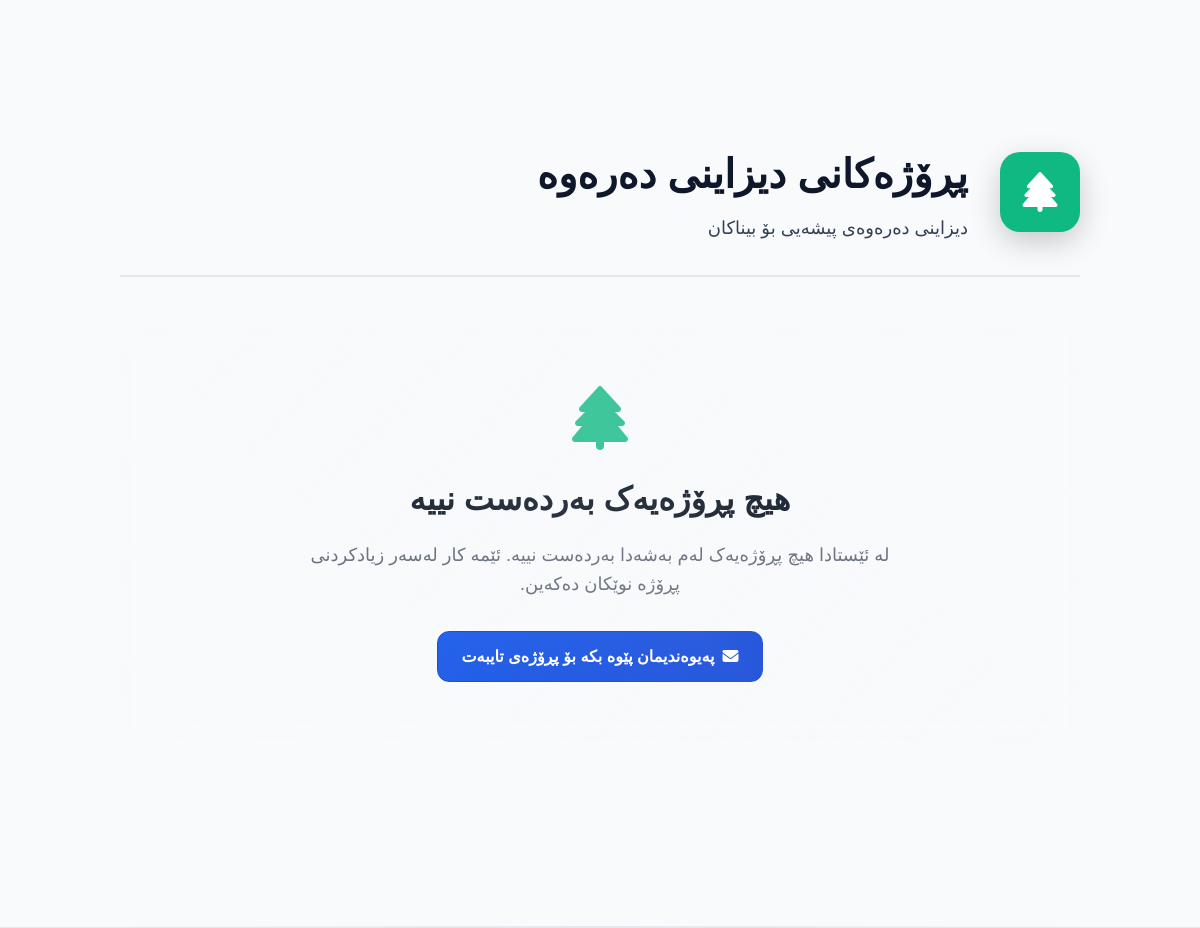
/pages/public/exterior-design.php (lower part), run on an earlier commit of the app's database.
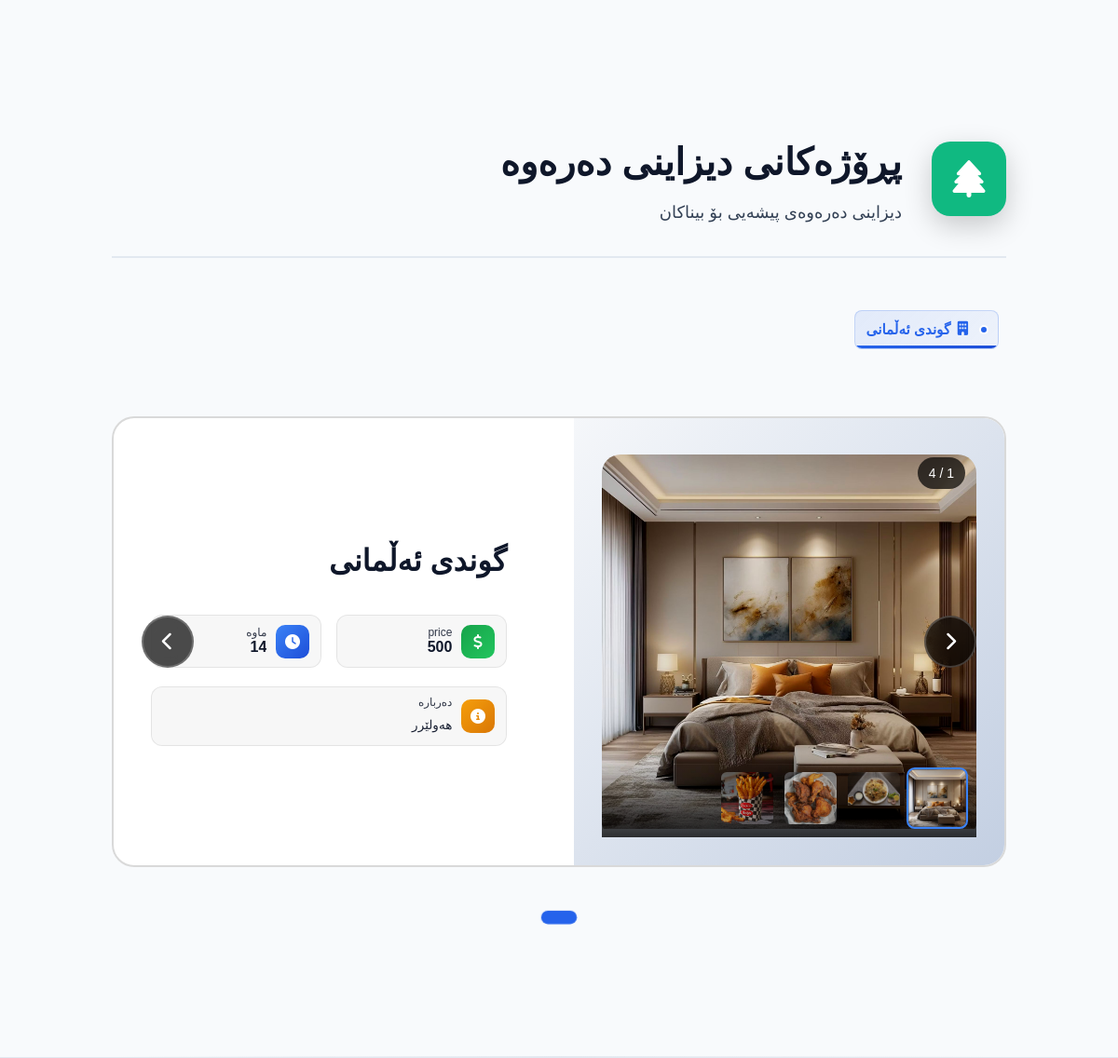
And on a later commit of the database.
### tables this page shows
CREATE TABLE `exterior_design_projects` (
  `id` int(11) NOT NULL,
  `name` varchar(200) NOT NULL,
  `name_ku` varchar(200) DEFAULT NULL,
  `name_ar` varchar(200) DEFAULT NULL,
  `description` text DEFAULT NULL,
  `description_ku` text DEFAULT NULL,
  `description_ar` text DEFAULT NULL,
  `price` varchar(100) DEFAULT NULL,
  `duration` varchar(100) DEFAULT NULL,
  `main_image` varchar(500) DEFAULT NULL,
  `status` enum('active','inactive','featured') DEFAULT 'active',
  `sort_order` int(11) DEFAULT 0,
  `is_active` tinyint(1) DEFAULT 1,
  `created_by` int(11) DEFAULT NULL,
  `created_at` timestamp NOT NULL DEFAULT current_timestamp(),
  `updated_at` timestamp NOT NULL DEFAULT current_timestamp() ON UPDATE current_timestamp()
);

### includes/translations.php (called while the page is built, shortened)
<?php
$current_lang = $_SESSION['language'] ?? 'ku';
$languages = [
    'ku' => ['name' => 'کوردی', 'flag' => '🇮🇶', 'dir' => 'rtl'],
    'ar' => ['name' => 'العربية', 'flag' => '🇮🇶', 'dir' => 'rtl'],
    'en' => ['name' => 'English', 'flag' => '🇺🇸', 'dir' => 'ltr']
];
if (!function_exists('t')) {
    function t($key) {
        global $translations, $current_lang;
        return $translations[$current_lang][$key] ?? $key;
    }
}
?>

### config/exterior_design_loader.php (called while the page is built, shortened)
<?php
function loadExteriorDesignData($pdo) {
    $projects = [];
    try {
        $stmt = $pdo->query("
            SELECT * FROM exterior_design_projects
            WHERE is_active = 1 AND status = 'active'
            ORDER BY sort_order ASC, created_at DESC
        ");
        $projects_data = $stmt->fetchAll(PDO::FETCH_ASSOC);
        $images_stmt = $pdo->prepare("
            SELECT image_path, is_main, sort_order
            FROM exterior_design_images
            WHERE project_id = ?
            ORDER BY sort_order ASC
        ");
        foreach ($projects_data as $project) {
            $images_stmt->execute([$project['id']]);
            $images = $images_stmt->fetchAll(PDO::FETCH_ASSOC);
            $main_image_url = null;
            if ($project['main_image'] && !empty(trim($project['main_image']))) {
                $possible_paths = [
                    '../../' . $project['main_image'],
                    '../' . $project['main_image'],
                    $project['main_image']
                ];
                foreach ($possible_paths as $path) {
                    if (file_exists($path)) {
                        $main_image_url = $path;
                        break;
                    }
                }
            }
            $project_data = [
                'id' => $project['id'],
                'name' => $project['name'],
                'name_ku' => $project['name_ku'],
                'name_ar' => $project['name_ar'],
                'description' => $project['description'],
                'description_ku' => $project['description_ku'],
                'description_ar' => $project['description_ar'],
                'price' => $project['price'],
                'duration' => $project['duration'],
                'image' => $main_image_url,
                'images' => []
            ];
            foreach ($images as $image) {
                if (!$image['is_main']) {
                    $full_image_path = '../../' . $image['image_path'];
                    if (file_exists($full_image_path)) {
                        $project_data['images'][] = '../../' . $image['image_path'];
                    }
                }
            }
            $projects[] = $project_data;
        }
        return $projects;
    } catch (Exception $e) {
        error_log("Error loading exterior design projects: " . $e->getMessage());
        return [];
    }
}
?>

### pages/public/exterior-design.php (the view, shortened to what this page needs)
<?php
require_once '../../config/db_conected.php';
require_once '../../includes/translations.php';
require_once '../../config/exterior_design_loader.php';
$page_dir = $languages[$current_lang]['dir'];
$exterior_design_projects = loadExteriorDesignData($pdo);
?>
<!DOCTYPE html>
<html lang="<?php echo $current_lang; ?>" dir="<?php echo $page_dir; ?>">
<head>
    <script src="https://cdn.tailwindcss.com"></script>
    <link rel="stylesheet" href="../../assets/css/main.css">
    <link rel="stylesheet" href="../../assets/css/infrastructure.css">
    <link rel="stylesheet" href="https://cdnjs.cloudflare.com/ajax/libs/font-awesome/6.4.0/css/all.min.css">
</head>
<body class="bg-gray-50 dark:bg-gray-900 transition-colors duration-300">
    <div class="main-content-full">
        <section class="category-section" id="projects-section">
            <div class="container mx-auto px-4 sm:px-6 lg:px-8 py-20">
                <div class="category-section-header">
                    <div class="category-icon-large" style="background: #10b981;">
                        <i class="fas fa-tree"></i>
                    </div>
                    <div class="category-header-text">
                        <h2 class="category-section-title">پڕۆژەکانی دیزاینی دەرەوە</h2>
                        <p class="category-section-description">دیزاینی دەرەوەی پیشەیی بۆ بیناکان</p>
                    </div>
                </div>
                <?php if (empty($exterior_design_projects)): ?>
                <div class="no-projects-message">
                    <div class="no-projects-icon">
                        <i class="fas fa-tree" style="color: #10b981;"></i>
                    </div>
                    <h3 class="no-projects-title"><?php echo t('no_projects_available'); ?></h3>
                    <p class="no-projects-description"><?php echo t('no_projects_description'); ?></p>
                    <div class="no-projects-cta">
                        <a href="#contact-section" class="btn btn-primary">
                            <i class="fas fa-envelope"></i>
                            <?php echo t('contact_us_for_custom_project'); ?>
                        </a>
                    </div>
                </div>
                <?php else: ?>
                <div class="tabs-nav-container" id="tabs-projects">
                    <?php foreach ($exterior_design_projects as $index => $project): ?>
                    <button class="tab-button <?php echo $index === 0 ? 'active' : ''; ?>"
                            onclick="showTab('projects', <?php echo $index; ?>)"
                            data-tab-index="<?php echo $index; ?>">
                        <span class="tab-button-icon">
                            <i class="fas fa-building"></i>
                        </span>
                        <span class="tab-button-text"><?php echo mb_substr($project['name_' . $current_lang] ?? $project['name'], 0, 30); ?></span>
                    </button>
                    <?php endforeach; ?>
                </div>
                <div class="slider-container">
                    <button class="slider-arrow slider-prev" onclick="prevSlide('projects')">
                        <i class="fas fa-chevron-<?php echo $page_dir === 'rtl' ? 'right' : 'left'; ?>"></i>
                    </button>
                    <div class="projects-slider" id="slider-projects">
                        <?php foreach ($exterior_design_projects as $index => $project): ?>
                        <div class="project-slide" data-project-id="<?php echo $project['id']; ?>">
                            <div class="project-slide-image">
                                <div class="project-image-gallery">
                                    <div class="main-image-container">
                                        <img src="<?php echo $project['image']; ?>"
                                             alt="<?php echo $project['name_' . $current_lang] ?? $project['name']; ?>"
                                             loading="lazy"
                                             decoding="async"
                                             class="project-image main-image">
                                        <div class="image-counter">
                                            <span class="current-image">1</span>
                                            <span class="image-separator">/</span>
                                            <span class="total-images"><?php echo (isset($project['images']) ? count($project['images']) : 0) + 1; ?></span>
                                        </div>
                                    </div>
                                    <?php if (isset($project['images']) && count($project['images']) > 0): ?>
                                    <div class="image-thumbnails" id="thumbnails-<?php echo $project['id']; ?>">
                                        <div class="thumbnail-item active"
                                             onclick="changeMainImage(<?php echo $project['id']; ?>, 0)">
                                            <img src="<?php echo $project['image']; ?>"
                                                 alt="<?php echo ($project['name_' . $current_lang] ?? $project['name']) . ' - 1'; ?>"
                                                 loading="lazy"
                                                 class="thumbnail-image">
                                        </div>
                                        <?php foreach ($project['images'] as $imgIndex => $image): ?>
                                        <div class="thumbnail-item"
                                             onclick="changeMainImage(<?php echo $project['id']; ?>, <?php echo $imgIndex + 1; ?>)">
                                            <img src="<?php echo $image; ?>"
                                                 alt="<?php echo ($project['name_' . $current_lang] ?? $project['name']) . ' - ' . ($imgIndex + 2); ?>"
                                                 loading="lazy"
                                                 class="thumbnail-image">
                                        </div>
                                        <?php endforeach; ?>
                                    </div>
                                    <?php endif; ?>
                                </div>
                            </div>
                            <div class="project-slide-content">
                                <h3 class="project-slide-title"><?php echo $project['name_' . $current_lang] ?? $project['name']; ?></h3>
                                <div class="project-info-badges">
                                    <div class="info-badge badge-price">
                                        <div class="badge-icon"><i class="fas fa-dollar-sign"></i></div>
                                        <div class="badge-text">
                                            <span class="badge-label"><?php echo t('price'); ?></span>
                                            <span class="badge-value"><?php echo $project['price']; ?></span>
                                        </div>
                                    </div>
                                    <div class="info-badge badge-duration">
                                        <div class="badge-icon"><i class="fas fa-clock"></i></div>
                                        <div class="badge-text">
                                            <span class="badge-label"><?php echo t('duration'); ?></span>
                                            <span class="badge-value"><?php echo $project['duration']; ?></span>
                                        </div>
                                    </div>
                                </div>
                                <div class="info-badge badge-about">
                                    <div class="badge-icon"><i class="fas fa-info-circle"></i></div>
                                    <div class="badge-text">
                                        <span class="badge-label"><?php echo t('about'); ?></span>
                                        <p class="badge-description"><?php echo $project['description_' . $current_lang] ?? $project['description']; ?></p>
                                    </div>
                                </div>
                            </div>
                        </div>
                        <?php endforeach; ?>
                    </div>
                    <button class="slider-arrow slider-next" onclick="nextSlide('projects')">
                        <i class="fas fa-chevron-<?php echo $page_dir === 'rtl' ? 'left' : 'right'; ?>"></i>
                    </button>
                </div>
                <div class="slider-dots" id="dots-projects">
                </div>
                <?php endif; ?>
            </div>
        </section>
    </div>
</body>
</html>

### assets/css/main.css (style rules this page uses)
:root { --primary: #2563eb; --primary-dark: #1d4ed8; --primary-light: #3b82f6; --primary-lighter: #60a5fa; --secondary: #059669; --secondary-dark: #047857; --accent: #d97706; --accent-dark: #b45309; --danger: #dc2626; --warning: #ea580c; --success: #16a34a; --info: #0891b2; --bg-primary: #ffffff; --bg-secondary: #f8fafc; --bg-tertiary: #f1f5f9; --bg-quaternary: #e2e8f0; --bg-card: #ffffff; --bg-hover: #f8fafc; --bg-active: #e2e8f0; --bg-overlay: rgba(255, 255, 255, 0.95); --text-primary: #0f172a; --text-secondary: #334155; --text-tertiary: #64748b; --text-muted: #94a3b8; --text-inverse: #ffffff; --text-accent: #2563eb; --border: #e2e8f0; --border-light: #f1f5f9; --border-medium: #cbd5e1; --border-strong: #94a3b8; --shadow: rgba(0, 0, 0, 0.05); --shadow-sm: rgba(0, 0, 0, 0.08); --shadow-md: rgba(0, 0, 0, 0.12); --shadow-lg: rgba(0, 0, 0, 0.16); --shadow-xl: rgba(0, 0, 0, 0.20); --radius-sm: 0.375rem; --radius-md: 0.5rem; --radius-lg: 0.75rem; --radius-xl: 1rem; }
body:not(.dark-mode) { background: linear-gradient(135deg, var(--bg-primary) 0%, var(--bg-secondary) 100%); color: var(--text-primary); font-weight: 400; line-height: 1.6; }
* { margin: 0; padding: 0; box-sizing: border-box; }
body { font-family: 'Rabar', 'Segoe UI', Tahoma, Geneva, Verdana, sans-serif; background-color: var(--bg-primary); color: var(--text-primary); line-height: 1.6; transition: background-color 0.3s ease, color 0.3s ease; }
[dir="rtl"] { text-align: right; }
.slider-container { position: relative; width: 100%; height: 100%; }
.slider-arrow { position: absolute; top: 50%; transform: translateY(-50%); background: rgba(0, 0, 0, 0.3); color: white; border: none; width: 50px; height: 50px; border-radius: 50%; cursor: pointer; display: flex; align-items: center; justify-content: center; font-size: 18px; transition: all 0.3s ease; z-index: 10; }
.project-image { width: 100%; height: 14rem; object-fit: cover; border-radius: 20px 20px 0 0; transition: all 0.6s cubic-bezier(0.23, 1, 0.32, 1); position: relative; z-index: 2; filter: brightness(0.95) contrast(1.05) saturate(1.1); }
.project-image::after { content: ''; position: absolute; top: 0; left: 0; right: 0; bottom: 0; background: linear-gradient( 135deg, rgba(59, 130, 246, 0.1) 0%, transparent 30%, transparent 70%, rgba(16, 185, 129, 0.1) 100% ); opacity: 0; transition: opacity 0.4s ease; border-radius: inherit; }
body:not(.dark-mode) .btn-primary { background: linear-gradient(135deg, var(--primary) 0%, var(--primary-dark) 100%); border: 1px solid var(--primary-dark); color: var(--text-inverse); font-weight: 600; box-shadow: var(--shadow-sm); transition: all 0.3s cubic-bezier(0.4, 0, 0.2, 1); }
.btn { padding: 0.5rem 1rem; border-radius: 0.5rem; font-weight: 500; transition: all 0.2s; outline: none; border: none; cursor: pointer; display: inline-flex; align-items: center; justify-content: center; }
.btn-primary { background-color: #2563eb; color: white; }

What changed in the data, as far as the page shows it:
added exterior_design_projects: name_ku "گوندی ئەڵمانی", images "4", price "500", duration "14", description_ku "هەولێرر"
Also different on the page:
t('no_projects_available'): "هیچ پڕۆژەیەک بەردەست نییە" → (not shown)
t('no_projects_description'): "لە ئێستادا هیچ پڕۆژەیەک لەم بەشەدا بەردەست نییە. ئێمە کار لەسەر زیادکردنی پڕۆژە نوێکان دەکەین." → (not shown)
t('contact_us_for_custom_project'): "پەیوەندیمان پێوە بکە بۆ پڕۆژەی تایبەت" → (not shown)
